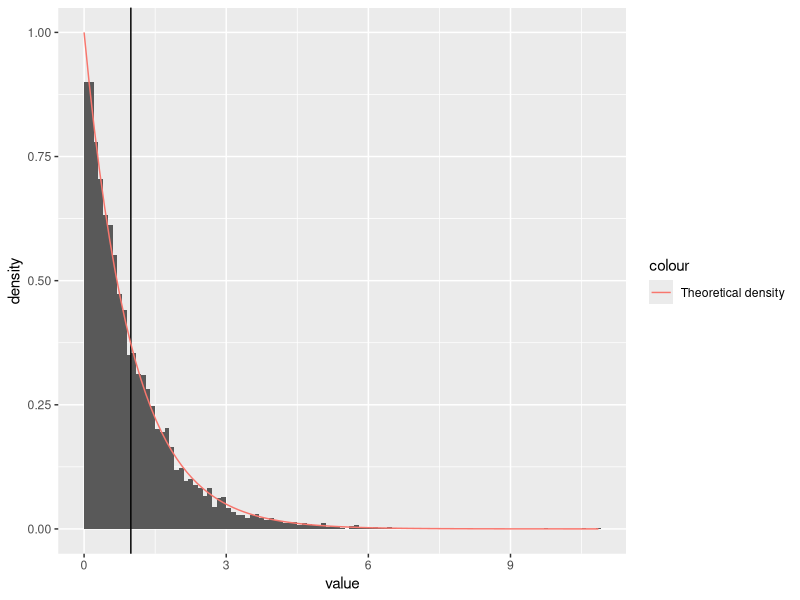
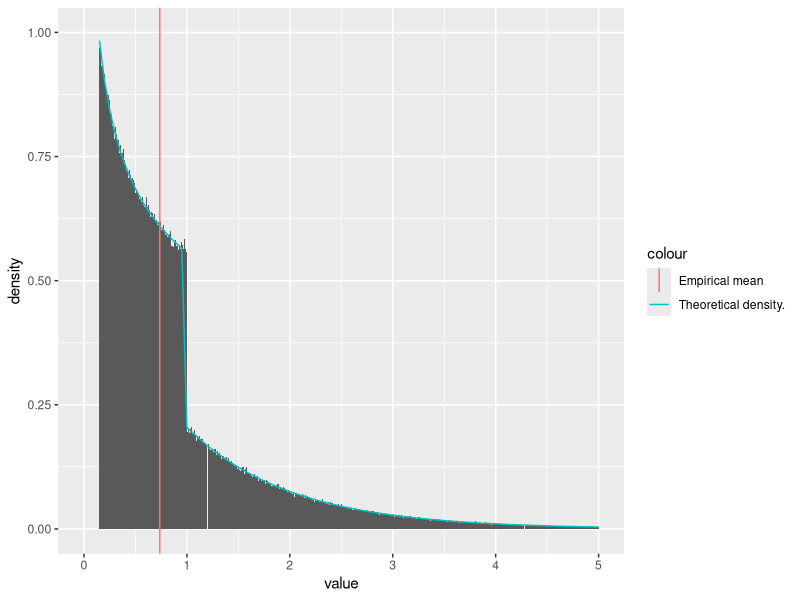
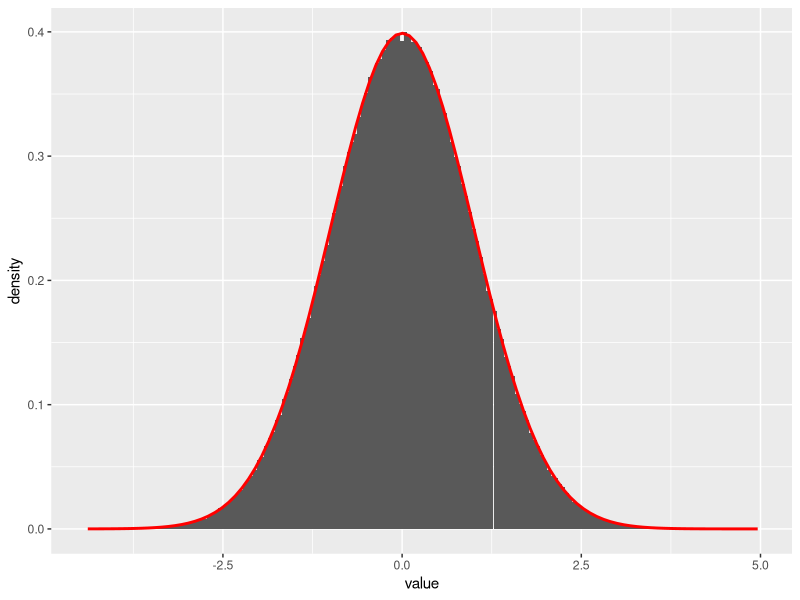

Source code (R) for these figures, in order:
## ---- chunk 1
library(tidyverse)
library(magrittr)
## ---- chunk 2
rexp <- function(n, rate = 1) {
  uniformly_distributed <- runif(n=n)
  exponentially_distributed <- -log(uniformly_distributed) / rate
  return(enframe(exponentially_distributed))
}
## ---- chunk 3
samples <- 10000
rate <- 1
exponential_samples <- rexp(n = samples, rate = rate)
ggplot() + 
  geom_histogram(
    data = exponential_samples,
    mapping = aes(x=value, y=..density..),
    binwidth = 0.1,
    boundary = 0
  ) +
  geom_vline(
    aes(xintercept = mean(exponential_samples$value))
  ) +
  stat_function(
    fun = dexp,
    args=list(rate = rate),
    aes(col='Theoretical density')
  )
## ---- chunk 4
rg <- function(n, rate = 1) {
  u <- runif(n = n)
  boundary <- exp(1) / (rate + exp(1))
  left <- u < boundary
  right <- !left
  u[left] <- (u[left] / boundary) ** (1 / rate)
  u[right] <- -log((1 - u[right]) / (boundary * rate))
  return(enframe(u))
}
## ---- chunk 5
dg <- function(x, rate = 1) {
  normalizing_constant <- rate * exp(1) / (rate + exp(1))
  d <- rep(0, length(x))
  left_indices <- 0 < x & x < 1
  right_indices <- 1 <= x
  d[left_indices] <- normalizing_constant * (x[left_indices] ** (rate - 1))
  d[right_indices] <- normalizing_constant * exp(-x[right_indices])
  return(d)
}
## ---- chunk 6
samples <- 1000000
rate <- 0.7
g_samples <- rg(n = samples, rate = rate)
ggplot() +
  geom_histogram(
    data = g_samples,
    mapping = aes(x=value, y=..density..),
    binwidth = 0.01,
    boundary = 0
  ) + stat_function(
    fun = dg,
    args = list(rate = rate),
    aes(col = 'Theoretical density.')
  ) +
  geom_vline(
    aes(
      xintercept = mean(g_samples$value),
      col = 'Empirical mean'
    )
  ) +
  ylim(0, 1) +
  xlim(0, 5)
## ---- chunk 7
c <- rate*exp(1)/(rate + exp(1))
mean <- c*(1/(rate + 1) + 2/exp(1))
second_moment <- c*(1/(rate+2) + 5/exp(1))
variance <- second_moment - mean^2

results <- list(
  mean=mean,
  sample_mean = mean(g_samples %>% use_series(value)),
  variance = variance,
  sample_variance = var(g_samples %>% use_series(value)))

print(results)
## ---- chunk 8

box_muller <- function(n){
  x1 <- runif((n+1)/2)*2*pi
  x2 <- rexp((n+1)/2, rate=1/2) %>% use_series(value)
  y1 <- map2_dbl(x2, x1, ~sqrt(.x)*cos(.y))
  y2 <- map2_dbl(x2, x1, ~sqrt(.x)*sin(.y))
  return(c(y1, y2)[1:n])
}

std_normal_dist <- as_mapper(~1/sqrt(2*pi)*exp(-.x^2/2))
n <- 1000000
x <- box_muller(n)

sample <- tibble(value = x)
results <- list(mean = 0,
                sample_mean = mean(x), 
                variance = 1,
                sample_variance = var(x))

test_plot <- sample %>%
  ggplot() + 
  geom_histogram(aes(x=value, y=..density..), binwidth=0.05) + 
  stat_function(fun=std_normal_dist, color="red", size=1)

print(test_plot)
print(results)
## ---- chunk 9
multivariate_normal <- function(mean, covariance, n){
  d <- length(mean)
  A <- chol(covariance)
  
  xs <- rerun(n, box_muller(d))
  y <- map(xs, ~A%*%.x + mean)
  
  return(y)
}
## ---- chunk 10
mean <- c(1,4,2)
covariance <- diag(3)*3
n <- 10000

sample <- multivariate_normal(mean, covariance, n)

sample_mean <- sample %>%
  map(t) %>%
  map(as_tibble) %>%
  bind_rows() %>%
  colMeans()

sample_covariance <- sample %>%
  map(t) %>%
  map(as_tibble) %>%
  bind_rows() %>%
  cov()

results <- list(mean=mean,
                sample_mean=as.matrix(sample_mean),
                covariance=covariance,
                sample_covariance=as.matrix(sample_covariance))
print(results)
